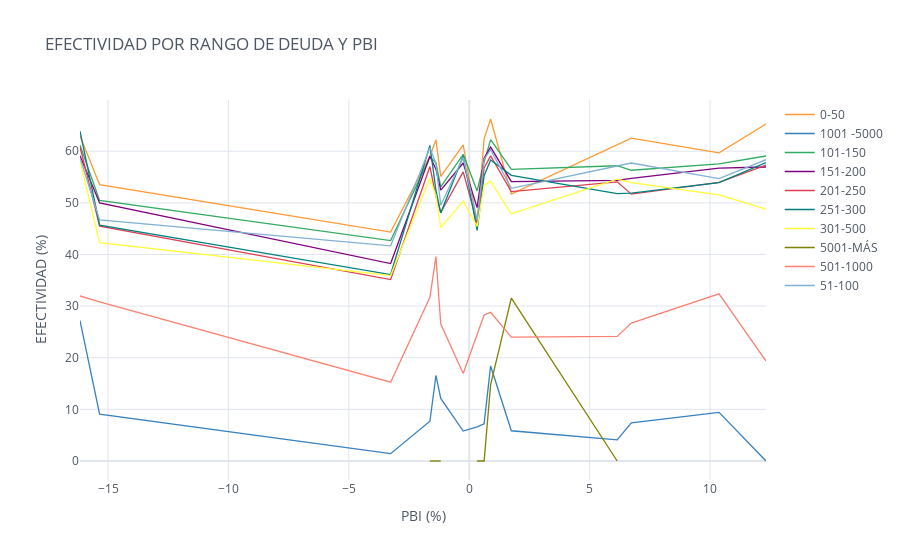

Here is the notebook cell this chart was saved with:
### Code cell
RD_PBI.iplot(kind='line', xTitle='PBI (%)', yTitle='EFECTIVIDAD (%)',
                    title='EFECTIVIDAD POR RANGO DE DEUDA Y PBI')

### Figure 1 — Plotly figure (JSON) as saved in the notebook; plotly's stock layout.template omitted (floating-point values rounded to 4 significant figures)
{"data": [{"line": {"color": "rgba(255, 153, 51, 1.0)", "dash": "solid", "shape": "linear", "width": 1.3}, "mode": "lines", "name": "0-50", "text": "", "type": "scatter", "x": [-16.16, -15.35, -3.264, -1.632, -1.384, -1.182, -0.2506, 0.3269, 0.6176, 0.8885, 1.748, 6.145, 6.731, 10.37, 12.32], "y": [62.93, 53.53, 44.34, 59.08, 62.19, 55.13, 61.22, 45.96, 62.4, 66.24, 51.72, 61.26, 62.52, 59.69, 65.27]}, {"line": {"color": "rgba(55, 128, 191, 1.0)", "dash": "solid", "shape": "linear", "width": 1.3}, "mode": "lines", "name": "1001 -5000", "text": "", "type": "scatter", "x": [-16.16, -15.35, -3.264, -1.632, -1.384, -1.182, -0.2506, 0.3269, 0.6176, 0.8885, 1.748, 6.145, 6.731, 10.37, 12.32], "y": [27.2, 9.077, 1.425, 7.694, 16.56, 12.12, 5.792, 6.617, 7.189, 18.41, 5.855, 4.087, 7.409, 9.427, 0]}, {"line": {"color": "rgba(50, 171, 96, 1.0)", "dash": "solid", "shape": "linear", "width": 1.3}, "mode": "lines", "name": "101-150", "text": "", "type": "scatter", "x": [-16.16, -15.35, -3.264, -1.632, -1.384, -1.182, -0.2506, 0.3269, 0.6176, 0.8885, 1.748, 6.145, 6.731, 10.37, 12.32], "y": [61.17, 50.49, 42.68, 58.87, 57.79, 53.08, 59.4, 52.32, 57.9, 62.25, 56.5, 57.19, 56.31, 57.57, 59.08]}, {"line": {"color": "rgba(128, 0, 128, 1.0)", "dash": "solid", "shape": "linear", "width": 1.3}, "mode": "lines", "name": "151-200", "text": "", "type": "scatter", "x": [-16.16, -15.35, -3.264, -1.632, -1.384, -1.182, -0.2506, 0.3269, 0.6176, 0.8885, 1.748, 6.145, 6.731, 10.37, 12.32], "y": [59.1, 50.0, 38.24, 59.04, 56.54, 52.48, 57.72, 49.07, 58.64, 60.8, 54.13, 54.36, 54.74, 56.75, 56.95]}, {"line": {"color": "rgba(219, 64, 82, 1.0)", "dash": "solid", "shape": "linear", "width": 1.3}, "mode": "lines", "name": "201-250", "text": "", "type": "scatter", "x": [-16.16, -15.35, -3.264, -1.632, -1.384, -1.182, -0.2506, 0.3269, 0.6176, 0.8885, 1.748, 6.145, 6.731, 10.37, 12.32], "y": [60.85, 45.5, 35.15, 57.03, 51.26, 48.13, 56.01, 46.17, 56.79, 59.11, 52.18, 54.07, 51.68, 53.95, 57.31]}, {"line": {"color": "rgba(0, 128, 128, 1.0)", "dash": "solid", "shape": "linear", "width": 1.3}, "mode": "lines", "name": "251-300", "text": "", "type": "scatter", "x": [-16.16, -15.35, -3.264, -1.632, -1.384, -1.182, -0.2506, 0.3269, 0.6176, 0.8885, 1.748, 6.145, 6.731, 10.37, 12.32], "y": [63.9, 45.69, 36.11, 61.11, 52.45, 48.06, 59.08, 44.68, 55.27, 58.31, 55.34, 51.78, 51.9, 53.94, 57.8]}, {"line": {"color": "rgba(255, 255, 51, 1.0)", "dash": "solid", "shape": "linear", "width": 1.3}, "mode": "lines", "name": "301-500", "text": "", "type": "scatter", "x": [-16.16, -15.35, -3.264, -1.632, -1.384, -1.182, -0.2506, 0.3269, 0.6176, 0.8885, 1.748, 6.145, 6.731, 10.37, 12.32], "y": [58.15, 42.31, 35.91, 54.73, 51.39, 45.2, 50.33, 45.45, 53.38, 54.19, 47.88, 54.58, 53.92, 51.54, 48.78]}, {"line": {"color": "rgba(128, 128, 0, 1.0)", "dash": "solid", "shape": "linear", "width": 1.3}, "mode": "lines", "name": "5001-MÁS", "text": "", "type": "scatter", "x": [-16.16, -15.35, -3.264, -1.632, -1.384, -1.182, -0.2506, 0.3269, 0.6176, 0.8885, 1.748, 6.145, 6.731, 10.37, 12.32], "y": ["", 0, "", 0, 0, 0, "", 0, 0, 14.81, 31.53, 0, "", 0, ""]}, {"line": {"color": "rgba(251, 128, 114, 1.0)", "dash": "solid", "shape": "linear", "width": 1.3}, "mode": "lines", "name": "501-1000", "text": "", "type": "scatter", "x": [-16.16, -15.35, -3.264, -1.632, -1.384, -1.182, -0.2506, 0.3269, 0.6176, 0.8885, 1.748, 6.145, 6.731, 10.37, 12.32], "y": [31.96, 30.83, 15.27, 31.72, 39.59, 26.53, 16.94, 24.41, 28.28, 28.8, 23.99, 24.12, 26.7, 32.39, 19.34]}, {"line": {"color": "rgba(128, 177, 211, 1.0)", "dash": "solid", "shape": "linear", "width": 1.3}, "mode": "lines", "name": "51-100", "text": "", "type": "scatter", "x": [-16.16, -15.35, -3.264, -1.632, -1.384, -1.182, -0.2506, 0.3269, 0.6176, 0.8885, 1.748, 6.145, 6.731, 10.37, 12.32], "y": [58.72, 46.69, 41.68, 60.65, 57.64, 49.53, 58.81, 46.69, 58.47, 60.31, 52.82, 57.16, 57.72, 54.69, 58.36]}], "layout": {"legend": {"bgcolor": "#FFFFFF", "font": {"color": "#4D5663"}}, "paper_bgcolor": "#FFFFFF", "plot_bgcolor": "#FFFFFF", "title": {"font": {"color": "#4D5663"}, "text": "EFECTIVIDAD POR RANGO DE DEUDA Y PBI"}, "xaxis": {"gridcolor": "#E1E5ED", "showgrid": true, "tickfont": {"color": "#4D5663"}, "title": {"font": {"color": "#4D5663"}, "text": "PBI (%)"}, "zerolinecolor": "#E1E5ED"}, "yaxis": {"gridcolor": "#E1E5ED", "showgrid": true, "tickfont": {"color": "#4D5663"}, "title": {"font": {"color": "#4D5663"}, "text": "EFECTIVIDAD (%)"}, "zerolinecolor": "#E1E5ED"}}}
